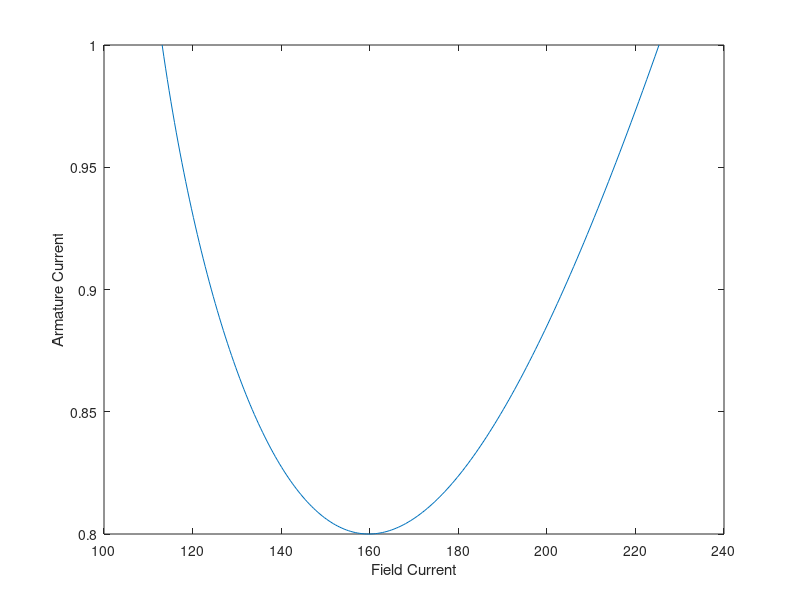

This chart was generated by the following MATLAB code:
clc
clear all

Vb = 2300;       
Sb = 750e3;      
Zb = Vb^2/Sb;    
Xs = 7.75/Zb;               
P = 600e3/Sb;

theta = acos(0.8)*(1:-0.01:-1);
Vt = 1;
Ia = P./(Vt*cos(theta));
Iaa = Ia.*exp(1i*theta);

Eaf = Vt + 1i*Xs*Iaa;
Eaf = abs(Eaf);

AFNL = 120;
If = Eaf*AFNL;

plot(If,Ia)
xlabel('Field Current')
ylabel('Armature Current')




